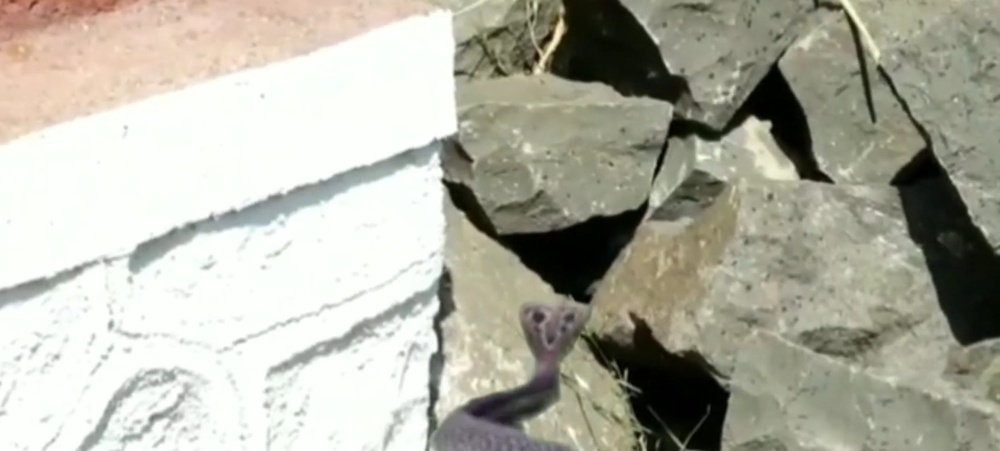
#> input picture assets/input.jpg, 1000 x 451 px, shrunk from 1780 x 802 before the run, found by its file name
$ python detect_path.py --image assets/input.jpg --out build/path.json
#> lines starting #> are read from the running program, lines starting #| are printed output that depends on the picture; after the words box and inside, x2 and y2 are one past the last pixel; in counts of white or black regions, pixels touching at a corner belong together
#!/usr/bin/env python3
"""
detect_path.py

Finds the most prominent contour (outline/edge) in an image and exports an
ordered, smoothed, evenly-resampled path of points. This path is what the
3D snake will slither along in blender_scene.py.

Usage:
    python3 detect_path.py --image assets/input.jpg --out build/path.json
"""

import argparse
import json
import sys

import cv2
import numpy as np


def parse_args():
    p = argparse.ArgumentParser(description="Detect a contour path in an image for snake animation.")
    p.add_argument("--image", required=True, help="Path to the input image.")
    p.add_argument("--out", required=True, help="Path to write the output path JSON.")
    p.add_argument("--num-points", type=int, default=240, help="Number of resampled points along the path.")
    p.add_argument("--canny-low", type=int, default=50, help="Canny edge detector low threshold.")
    p.add_argument("--canny-high", type=int, default=150, help="Canny edge detector high threshold.")
    p.add_argument("--blur-ksize", type=int, default=5, help="Gaussian blur kernel size (odd number).")
    p.add_argument("--smooth-window", type=int, default=7, help="Moving-average smoothing window (odd number).")
    p.add_argument("--min-area", type=float, default=200.0, help="Minimum contour area to be considered.")
    return p.parse_args()


def find_largest_contour(image, canny_low, canny_high, blur_ksize, min_area):
    gray = cv2.cvtColor(image, cv2.COLOR_BGR2GRAY)
    if blur_ksize % 2 == 0:
        blur_ksize += 1
    blurred = cv2.GaussianBlur(gray, (blur_ksize, blur_ksize), 0)
    edges = cv2.Canny(blurred, canny_low, canny_high)
    edges = cv2.dilate(edges, np.ones((3, 3), np.uint8), iterations=1)

    contours, _ = cv2.findContours(edges, cv2.RETR_LIST, cv2.CHAIN_APPROX_NONE)
    if not contours:
        raise RuntimeError("No contours found. Try lowering --canny-low / --canny-high.")

    candidates = [c for c in contours if cv2.contourArea(c) >= min_area]
    if not candidates:
        candidates = contours  # fall back rather than failing outright

    best = max(candidates, key=lambda c: cv2.arcLength(c, True))
    return best.reshape(-1, 2).astype(np.float64)


def resample_by_arclength(points, num_points):
    diffs = np.diff(points, axis=0)
    seg_lengths = np.hypot(diffs[:, 0], diffs[:, 1])
    cumulative = np.concatenate([[0.0], np.cumsum(seg_lengths)])
    total_length = cumulative[-1]
    if total_length == 0:
        raise RuntimeError("Detected contour has zero length.")

    targets = np.linspace(0, total_length, num_points)
    resampled = np.empty((num_points, 2))
    resampled[:, 0] = np.interp(targets, cumulative, points[:, 0])
    resampled[:, 1] = np.interp(targets, cumulative, points[:, 1])
    return resampled


def smooth_path(points, window):
    if window < 3:
        return points
    if window % 2 == 0:
        window += 1
    kernel = np.ones(window) / window
    pad = window // 2
    padded_x = np.pad(points[:, 0], (pad, pad), mode="wrap")
    padded_y = np.pad(points[:, 1], (pad, pad), mode="wrap")
    x = np.convolve(padded_x, kernel, mode="valid")
    y = np.convolve(padded_y, kernel, mode="valid")
    return np.stack([x, y], axis=1)


def main():
    args = parse_args()
    image = cv2.imread(args.image)
#> image is the input picture: shape (451, 1000, 3); mean B, G, R 163, 176, 176.8
    if image is None:
        print(f"ERROR: could not read image at {args.image}", file=sys.stderr)
        sys.exit(1)

    h, w = image.shape[:2]
#> h = 451; w = 1000
    contour = find_largest_contour(image, args.canny_low, args.canny_high, args.blur_ksize, args.min_area)
#> in find_largest_contour, `gray = cv2.cvtColor(image, cv2.COLOR_BGR2GRAY)`:
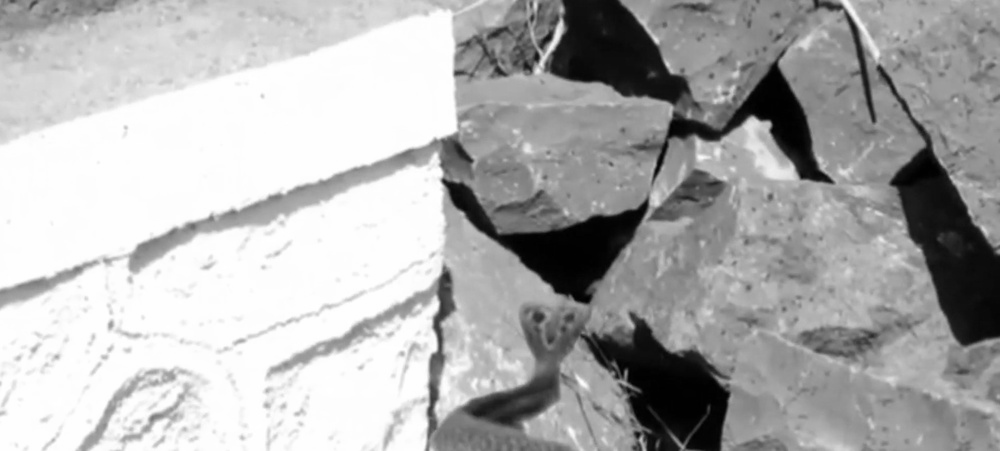
#> gray: shape (451, 1000); min 0, max 255, mean 174.8
#> in find_largest_contour, `edges = cv2.Canny(blurred, canny_low, canny_high)`:
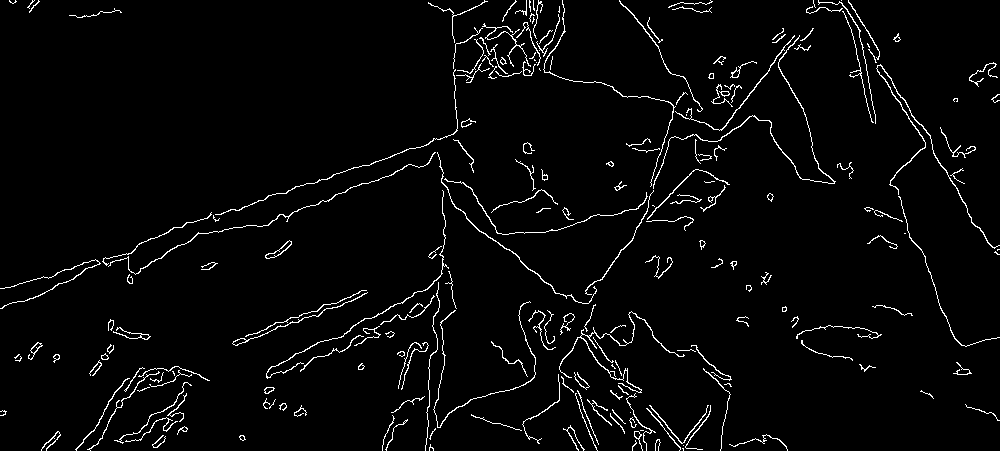
#> edges: shape (451, 1000); 3.2% white in thin lines or dots
#> in find_largest_contour, `edges = cv2.dilate(edges, np.ones((3, 3), np.uint8), iterations=1)`:
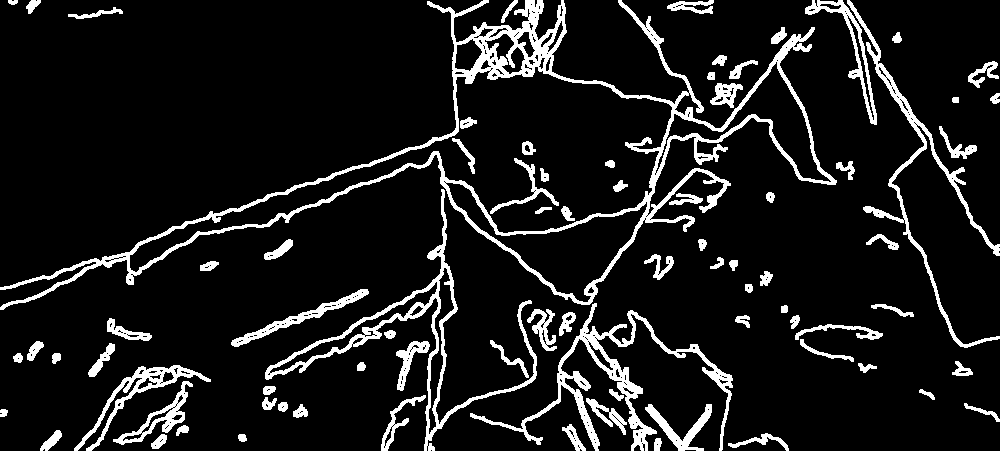
#> edges: shape (451, 1000); 10.3% white; 81 white regions
#> in find_largest_contour, `contours, _ = cv2.findContours(edges, cv2.RETR_LIST, cv2.CHAIN_APPROX_..`: contours = 428 contours, 297 with area under 20; largest, box (x1, y1, x2, y2) and area: (0, 0, 837, 310) 59619, (129, 66, 673, 273) 32672, (445, 182, 648, 303) 7261, (265, 189, 537, 451) 6337, (655, 61, 832, 183) 4710
#> in find_largest_contour, `candidates = [c for c in contours if cv2.contourArea(c) >= min_area]`: candidates = 34 contours; largest, box (x1, y1, x2, y2) and area: (0, 0, 837, 310) 59619, (129, 66, 673, 273) 32672, (445, 182, 648, 303) 7261, (265, 189, 537, 451) 6337, (655, 61, 832, 183) 4710
#> in find_largest_contour, `best = max(candidates, key=lambda c: cv2.arcLength(c, True))`: best = contour of 3692 points, box (x1, y1, x2, y2) (0, 0, 837, 310), area 59619
#> contour = 3692 pairs, first value 0 to 836, second value 0 to 309
    path = resample_by_arclength(contour, args.num_points)
#> in resample_by_arclength, `diffs = np.diff(points, axis=0)`: diffs = 3691 pairs, first value -1 to 1, second value -1 to 1
#> in resample_by_arclength, `seg_lengths = np.hypot(diffs[:, 0], diffs[:, 1])`: seg_lengths = 3691 values, max 1.41 at index 0, min 1 at index 1, mean 1.17
#> in resample_by_arclength, `cumulative = np.concatenate([[0.0], np.cumsum(seg_lengths)])`: cumulative = 3692 values from 0 to 4325.6
#> in resample_by_arclength, `total_length = cumulative[-1]`: total_length = 4325.6
#> path = 240 pairs, first value 0.288 to 835, second value 0 to 305.1
    path = smooth_path(path, args.smooth_window)
#> in smooth_path, `padded_x = np.pad(points[:, 0], (pad, pad), mode="wrap")`: padded_x = 246 values, max 835 at index 161, min 0.288 at index 45, mean 501.3
#> in smooth_path, `padded_y = np.pad(points[:, 1], (pad, pad), mode="wrap")`: padded_y = 246 values, max 305.1 at index 58, min 0 at index 2, mean 149.7
#> in smooth_path, `x = np.convolve(padded_x, kernel, mode="valid")`: x = 240 values, max 817.1 at index 160, min 27.07 at index 54, mean 502
#> in smooth_path, `y = np.convolve(padded_y, kernel, mode="valid")`: y = 240 values, max 298.4 at index 55, min 5.34 at index 1, mean 153.3
#> path = 240 pairs, first value 27.07 to 817.1, second value 5.34 to 298.4

    data = {
        "image_width": w,
        "image_height": h,
        "num_points": len(path),
        "points": path.tolist(),
    }
    with open(args.out, "w") as f:
        json.dump(data, f)

    print(f"Wrote {len(path)} path points to {args.out} (source image {w}x{h}).")
#| Wrote 240 path points to build/path.json (source image 1000x451).


if __name__ == "__main__":
    main()
